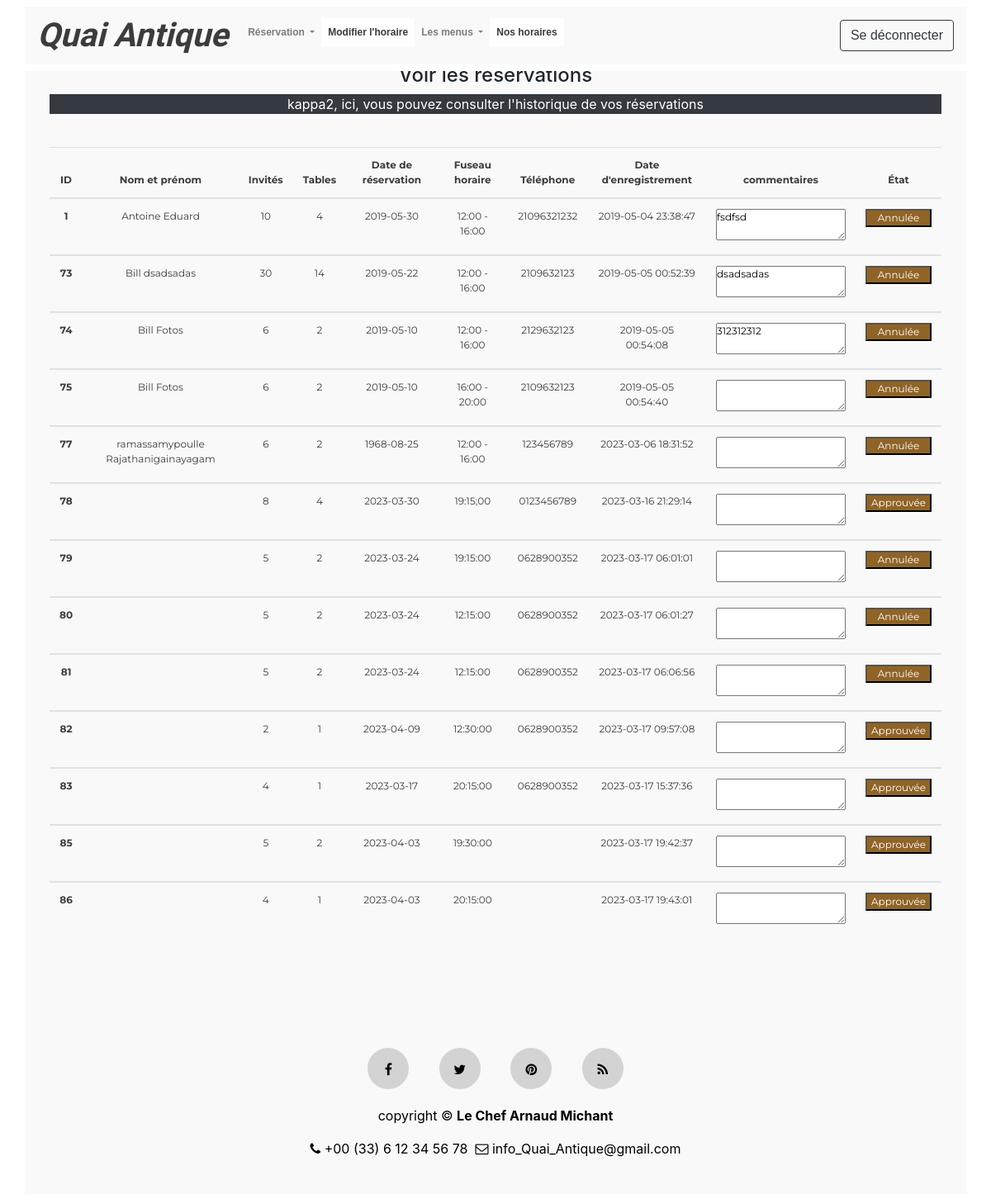
Screenshot of /view_reservations.php (signed in) with the database file from the repository.
### tables this page shows
CREATE TABLE `reservation` (
  `reserv_id` int(11) NOT NULL,
  `f_name` text NOT NULL,
  `l_name` text NOT NULL,
  `num_guests` int(11) NOT NULL,
  `num_tables` int(11) NOT NULL,
  `rdate` date NOT NULL,
  `time_zone` text NOT NULL,
  `telephone` text NOT NULL,
  `comment` mediumtext NOT NULL,
  `reg_date` timestamp NOT NULL DEFAULT current_timestamp(),
  `status` varchar(30) NOT NULL,
  `user_fk` int(11) NOT NULL,
  `res_time_slot_id` int(11) NOT NULL
);

### includes/view.reservation.inc.php (the view, shortened to what this page needs)
<?php
if(isset($_SESSION['user_id'])){
    require 'includes/dbh.inc.php';
    $user = $_SESSION['user_id'];
    $role = $_SESSION['role'];
    if($role==1){
    $sql = "SELECT * FROM reservation WHERE user_fk = $user";
    $result = $conn->query($sql);
    if ($result->num_rows > 0) {
        echo
        '<table class="table table-hover table-responsive-sm text-center">
                <thead>
                    <tr>
                        <th scope="col">Nom et prénom</th>
                        <th scope="col">Invités</th>
                        <th scope="col">Date de réservation</th>
                        <th scope="col">Fuseau horaire</th>
                        <th scope="col">Téléphone</th>
                        <th scope="col">Date d\'enregistrement</th>
                        <th scope="col">commentaires</th>
                        <th scope="col">État</th>
                        <th class="table-danger" scope="col"></th>
                    </tr>
                </thead>';
            while($row = $result->fetch_assoc()) {
                echo
                "<tbody>
                    <tr>
                        <form action='includes/delete.php' method='POST'>
                            <input name='reserv_id' type='hidden' value=".$row["reserv_id"].">
                            <th scope='row'>".$row["f_name"]." ".$row["l_name"]."</th>
                            <td>".$row["num_guests"]."</td>
                            <td>".$row["rdate"]."</td>
                            <td>".$row["time_zone"]."</td>
                            <td>".$row["telephone"]."</td>
                            <td>".$row["reg_date"]."</td>
                            <td><textarea readonly>".$row["comment"]."</textarea></td>
                            <td>".$row["status"]."</td>
                            <td class='table-danger'><button type='submit' name='delete-submit' class='btn btn-danger btn-sm'>Annuler</button></td>
                        </form>
                    </tr>
                </tbody>";
            }
        echo "</table>";
    }
    else {    echo "<p class='text-white text-center bg-danger'>Your reservation list is empty!<p>"; }
    }
    else if($role==2){
    $sql = "SELECT * FROM reservation";
    $result = $conn->query($sql);
    if ($result->num_rows > 0) {
        echo'
        <table class="table table-hover table-responsive-sm text-center">
            <thead>
                <tr>
                    <th scope="col" class="schedulehour">ID</th>
                    <th scope="col" class="schedulehour">Nom et prénom</th>
                    <th scope="col" class="schedulehour">Invités</th>
                    <th scope="col" class="schedulehour">Tables</th>
                    <th scope="col" class="schedulehour">Date de réservation</th>
                    <th scope="col" class="schedulehour">Fuseau horaire</th>
                    <th scope="col" class="schedulehour">Téléphone</th>
                    <th scope="col" class="schedulehour">Date d\'enregistrement</th>
                    <th scope="col" class="schedulehour">commentaires</th>
                    <th scope="col" class="schedulehour">État</th>
                </tr>
            </thead> ';
        while($row = $result->fetch_assoc()) {
            echo"
            <tbody>
                <tr>
                    <form action='includes/delete.php' method='POST'>
                        <input name='reserv_id' type='hidden' value=".$row["reserv_id"].">
                        <th scope='row' class='schedulehour'>".$row["reserv_id"]."</th>
                        <td class='schedulehour'>".$row["f_name"]." ".$row["l_name"]."</td>
                        <td class='schedulehour'>".$row["num_guests"]."</td>
                        <td class='schedulehour'>".$row["num_tables"]."</td>
                        <td class='schedulehour'>".$row["rdate"]."</td>
                        <td class='schedulehour'>".$row["time_zone"]."</td>
                        <td class='schedulehour'>".$row["telephone"]."</td>
                        <td class='schedulehour'>".$row["reg_date"]."</td>
                        <td class='schedulehour'><textarea readonly>".$row["comment"]."</textarea></td>";
                        if ($row["status"] == 'Annulée') {
                            echo "<td class='schedulehour'><button class='reservupdatebutton' type='button'><a href=includes/delete.php?update-submit=1&reserv_id=".$row["reserv_id"]."&action=Approuvée>Annulée</button></td>";
                        }else{
                            echo "<td class='schedulehour'><button class='reservupdatebutton' type='button'><a href=includes/delete.php?update-submit=1&reserv_id=".$row["reserv_id"]."&action=Annulée>Approuvée</button></td>";
                        }
        }
        echo "</table>";
    }
    else {
        echo "<p class='text-white text-center bg-danger'>Votre liste de réservation est vide !<p>"; }
    }
}

### css/style.css (style rules this page uses)
* { margin:0; padding:0; }
body { overflow-y: scroll; overflow-x: scroll; }
.schedulehour { padding: auto; margin: 0 !important; font-family: 'Montserrat', sans-serif; font-size: 12px; color: #3c3c3c; text-align: center; }
.reservupdatebutton { width: 80px; color: #906427 !important; background-color: #906427 !important; }
.reservupdatebutton a { color: white; }

### rows the page displays
reservation: reserv_id "1", f_name "Antoine", l_name "Eduard", num_guests "10", num_tables "4", rdate "2019-05-30", time_zone "12:00 - 16:00", telephone "21096321232", reg_date "2019-05-04 23:38:47", comment "fsdfsd"
reservation: reserv_id "73", f_name "Bill", l_name "dsadsadas", num_guests "30", num_tables "14", rdate "2019-05-22", time_zone "12:00 - 16:00", telephone "2109632123", reg_date "2019-05-05 00:52:39", comment "dsadsadas"
reservation: reserv_id "74", f_name "Bill", l_name "Fotos", num_guests "6", num_tables "2", rdate "2019-05-10", time_zone "12:00 - 16:00", telephone "2129632123", reg_date "2019-05-05 00:54:08", comment "312312312"
reservation: reserv_id "75", f_name "Bill", l_name "Fotos", num_guests "6", num_tables "2", rdate "2019-05-10", time_zone "16:00 - 20:00", telephone "2109632123", reg_date "2019-05-05 00:54:40"
reservation: reserv_id "77", f_name "ramassamypoulle", l_name "Rajathanigainayagam", num_guests "6", num_tables "2", rdate "1968-08-25", time_zone "12:00 - 16:00", telephone "123456789", reg_date "2023-03-06 18:31:52"
reservation: reserv_id "78", num_guests "8", num_tables "4", rdate "2023-03-30", time_zone "19:15;00", telephone "0123456789", reg_date "2023-03-16 21:29:14"
reservation: reserv_id "79", num_guests "5", num_tables "2", rdate "2023-03-24", time_zone "19:15:00", telephone "0628900352", reg_date "2023-03-17 06:01:01"
reservation: reserv_id "80", num_guests "5", num_tables "2", rdate "2023-03-24", time_zone "12:15:00", telephone "0628900352", reg_date "2023-03-17 06:01:27"
reservation: reserv_id "81", num_guests "5", num_tables "2", rdate "2023-03-24", time_zone "12:15:00", telephone "0628900352", reg_date "2023-03-17 06:06:56"
reservation: reserv_id "82", num_guests "2", num_tables "1", rdate "2023-04-09", time_zone "12:30:00", telephone "0628900352", reg_date "2023-03-17 09:57:08"
reservation: reserv_id "83", num_guests "4", num_tables "1", rdate "2023-03-17", time_zone "20:15:00", telephone "0628900352", reg_date "2023-03-17 15:37:36"
reservation: reserv_id "85", num_guests "5", num_tables "2", rdate "2023-04-03", time_zone "19:30:00", reg_date "2023-03-17 19:42:37"
reservation: reserv_id "86", num_guests "4", num_tables "1", rdate "2023-04-03", time_zone "20:15:00", reg_date "2023-03-17 19:43:01"

### other values shown
$_SESSION['username'] "kappa2"
